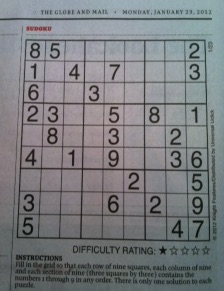
#> input picture 0616/images/sudoku.jpg, 224 x 291 px
$ python Adaptive_Threshold_test20.py
#> lines starting #> are read from the running program, lines starting #| are printed output that depends on the picture; after the words box and inside, x2 and y2 are one past the last pixel; in counts of white or black regions, pixels touching at a corner belong together
import cv2  # OpenCV 라이브러리 (이미지 처리용)
import matplotlib.pyplot as plt  # Matplotlib 라이브러리 (이미지 시각화용)

# 📌 적응형 임계값에서 사용할 파라미터
blk_size = 9  # 블록 크기 (9x9 크기의 영역에서 임계값 계산)
C = 5         # 블록 평균 또는 가우시안에서 빼는 상수 (더 작게 조정)

# 📌 그레이스케일 이미지 읽기
img = cv2.imread('images/sudoku.jpg', cv2.IMREAD_GRAYSCALE)
#> img: shape (291, 224); min 7, max 176, mean 124.1
# 'sudoku.jpg' 이미지를 그레이스케일로 읽음

# 📌 Otsu's method: 글로벌(전체 이미지 기준) 임계값 자동 계산 + 이진화
ret, th1 = cv2.threshold(img, 0, 255, cv2.THRESH_BINARY | cv2.THRESH_OTSU)
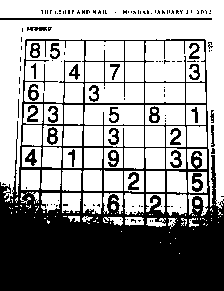
#> th1: shape (291, 224); 60% white; 136 black regions (108 under 20 px), largest, box (x1, y1, x2, y2) and area: (0, 39, 224, 291) 22950, (0, 18, 212, 20) 424, (192, 173, 203, 192) 134
#> ret = 118
# ret: Otsu가 찾은 최적 임계값
# th1: Otsu 이진화 결과

# 📌 적응형 이진화 (Mean 방식)
th2 = cv2.adaptiveThreshold(
    img, 255,
    cv2.ADAPTIVE_THRESH_MEAN_C,  # 블록 내 평균을 기준으로 임계값 계산
    cv2.THRESH_BINARY,           # 임계값 초과 → 255, 이하 → 0
    blk_size, C                  # 블록 크기와 C 상수
)
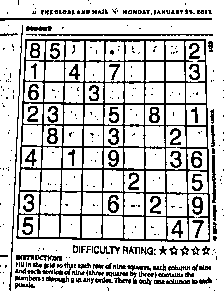
#> th2: shape (291, 224); 78.7% white; black in thin lines or dots

# 📌 적응형 이진화 (Gaussian 방식)
th3 = cv2.adaptiveThreshold(
    img, 255,
    cv2.ADAPTIVE_THRESH_GAUSSIAN_C,  # 블록 내 가우시안 가중치를 적용한 평균으로 임계값 계산
    cv2.THRESH_BINARY,               # 임계값 초과 → 255, 이하 → 0
    blk_size, C                      # 블록 크기와 C 상수
)
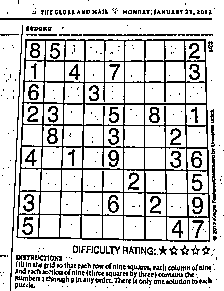
#> th3: shape (291, 224); 81.1% white; black in thin lines or dots

# 📌 출력용 이미지 딕셔너리 (제목: 이미지)
imgs = {
    'Original': img,                              # 원본 이미지
    "Golobal_Otsu:%d" % ret: th1,                 # Otsu 이진화 이미지
    "Adapted_Mean": th2,                          # Mean 적응형 이진화 이미지
    "Adated_Gaussian": th3                        # Gaussian 적응형 이진화 이미지
}

# 📌 subplot 으로 이미지 출력
for i, (k, v) in enumerate(imgs.items()):
    plt.subplot(2, 2, i + 1)    # 2행 2열 subplot, i+1 번째 위치
    plt.title(k)                # 제목 표시
    plt.imshow(v, 'gray')       # 그레이스케일로 출력
    plt.xticks([])              # x축 눈금 제거
    plt.yticks([])              # y축 눈금 제거
#> this loop made 4 passes
#> k on passes 1 to 4: 'Original', 'Golobal_Otsu:118', 'Adapted_Mean', 'Adated_Gaussian'

# 📌 최종 출력
plt.show()
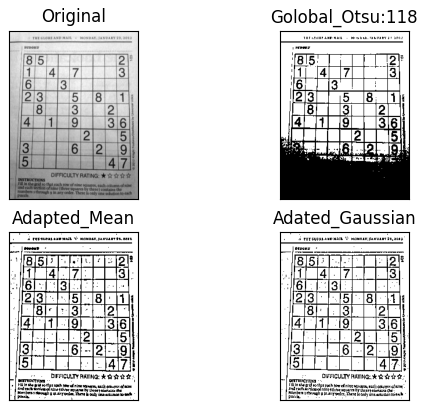
#> figure drawn by matplotlib, 4 panels
